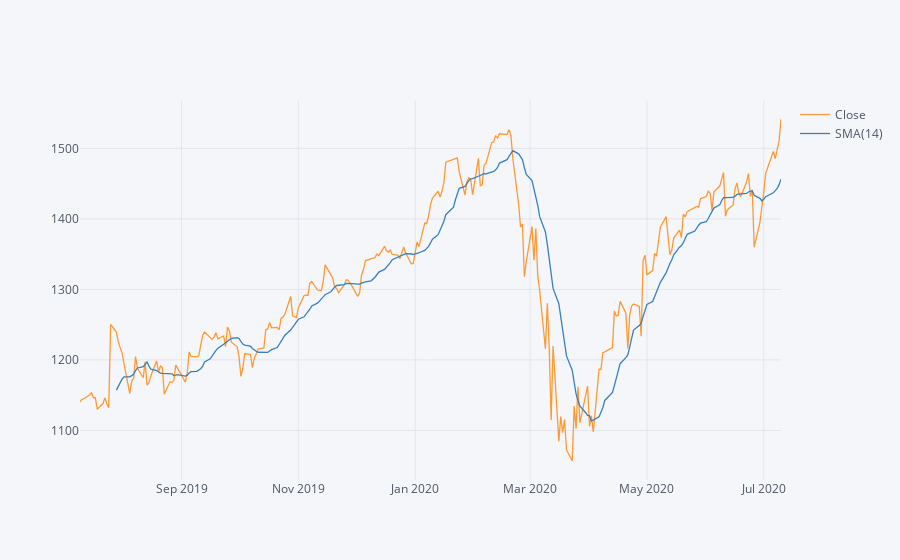

The code cell stored with this chart in its notebook:
### Code cell
df['Close'].loc['2019-07-10':'2020-07-10'].ta_plot(study='sma',,periods=[9,18,27])

### Figure 1 — Plotly figure (JSON) as saved in the notebook; plotly's stock layout.template omitted (floating-point values rounded to 4 significant figures; data arrays with more than 128 entries replaced by an {"elided": "..."} marker saying what was removed)
{"data": [{"line": {"color": "rgba(255, 153, 51, 1.0)", "dash": "solid", "shape": "linear", "width": 1.3}, "mode": "lines", "name": "Close", "text": "", "type": "scatter", "x": {"elided": "254 str values"}, "y": {"elided": "254 float values"}}, {"line": {"color": "rgba(55, 128, 191, 1.0)", "dash": "solid", "shape": "linear", "width": 1.3}, "mode": "lines", "name": "SMA(14)", "text": "", "type": "scatter", "x": {"elided": "254 str values"}, "y": {"elided": "254 mixed values"}}], "layout": {"legend": {"bgcolor": "#F5F6F9", "font": {"color": "#4D5663"}}, "paper_bgcolor": "#F5F6F9", "plot_bgcolor": "#F5F6F9", "title": {"font": {"color": "#4D5663"}}, "xaxis": {"gridcolor": "#E1E5ED", "showgrid": true, "tickfont": {"color": "#4D5663"}, "title": {"font": {"color": "#4D5663"}, "text": ""}, "zerolinecolor": "#E1E5ED"}, "yaxis": {"gridcolor": "#E1E5ED", "showgrid": true, "tickfont": {"color": "#4D5663"}, "title": {"font": {"color": "#4D5663"}, "text": ""}, "zerolinecolor": "#E1E5ED"}}}
